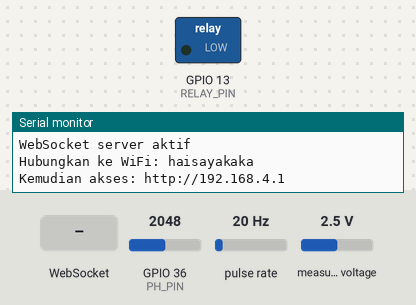
The sketch below on a simulated ESP32. Parts: switched loads named in the sketch (green lamp = pin HIGH), the last lines printed to the serial monitor. Wiring (inferred from the names in the program): pulse sensor: data GPIO 34. The inputs (shaded band) are chosen by the test bench; at power-on: GPIO 36 (PH_PIN) = 2048, pulse rate 20 Hz, measured voltage 2.5 V.

Above: at 3.2 s.
3.3 s: WebSocket text "toggleRelay" received
At 3.7 s:
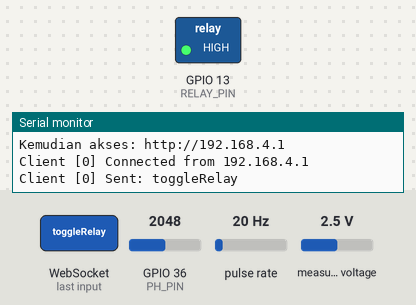
4.9 s: WebSocket text "ON" received
6.4 s: WebSocket text "resetFlow" received
Timing chart, 0 to 9.4 s (numbered marks = the images above; inputs shaded):
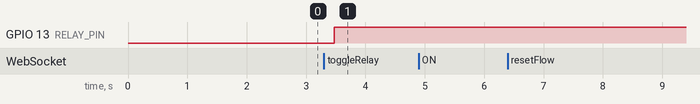

Measured:
- after the input at 3.3 s, GPIO 13 (RELAY_PIN): LOW → HIGH after 0.17 s

The sketch:

esp32.ino
```cpp
#include <WiFi.h>
#include <WebSocketsServer.h>
#include <Wire.h>
#include <Adafruit_ADS1X15.h>
#include <ESPAsyncWebServer.h>

// WiFi Credentials untuk Access Point
const char* ssid = "haisayakaka";
const char* password = "12345678";

// WebSocket Server pada port 81
WebSocketsServer webSocket = WebSocketsServer(81);

// HTTP Server pada port 80
AsyncWebServer server(80);

// ADS1115
Adafruit_ADS1115 ads;

// Pin Configuration
const int PH_PIN = 36;         // GPIO36 untuk pH
const int RELAY_PIN = 13;      // GPIO13 untuk relay pompa
const int SENSOR = 34;         // GPIO34 untuk water flow sensor

// Sampling Configuration
const int SAMPLES = 10;
const float VOLTAGE_REF = 3.3 - 0.1;

// pH Calibration
const float PH7_VOLTAGE = 2.5;
const float PH4_VOLTAGE = 3.0;
const float VOLTAGE_PER_PH = (PH4_VOLTAGE - PH7_VOLTAGE) / 3;

// TDS Configuration
const int SCOUNT = 30;
int16_t analogBuffer[SCOUNT];
int16_t analogBufferTemp[SCOUNT];
int analogBufferIndex = 0;
float temperature = 25;

// Water Flow Configuration
volatile byte pulseCount;
float calibrationFactor = 8;
float flowRate = 0.0;
float totalLitres = 0.0;
unsigned long lastFlowTime = 0;

// Variables for readings
float avgVoltagePH = 0.0;
float phValue = 0.0;
String phStatus = "";
float tdsValue = 0.0;
float tdsVoltage = 0.0;
bool relayStatus = false;

// HTML dan JavaScript untuk klien
const char index_html[] PROGMEM = R"rawliteral(
<!DOCTYPE HTML>
<html>
<head>
  <title>ESP32 pH, TDS & Flow Monitor</title>
  <meta name="viewport" content="width=device-width, initial-scale=1">
  <style>
    body { font-family: Arial; text-align: center; margin: 0px auto; padding: 15px; }
    .reading { font-size: 2.8rem; }
    .card { background-color: white; box-shadow: 0px 0px 10px 1px rgba(0,0,0,0.1);
            border-radius: 10px; padding: 15px; margin: 20px; }
    .status { font-size: 1.2rem; margin: 10px; }
    .button { background-color: #4CAF50; border: none; color: white; padding: 15px 32px;
              text-align: center; text-decoration: none; display: inline-block;
              font-size: 16px; margin: 4px 2px; cursor: pointer; border-radius: 4px; }
    .button-off { background-color: #f44336; }
  </style>
</head>
<body>
  <div class="card">
    <h2>pH Sensor Monitor</h2>
    <div class="reading">pH: <span id="ph">0.00</span></div>
    <div class="status">Status: <span id="status">Waiting...</span></div>
    <div class="status">Voltage: <span id="voltage">0.000</span> V</div>
  </div>

  <div class="card">
    <h2>TDS Sensor Monitor</h2>
    <div class="reading">TDS: <span id="tds">0</span> ppm</div>
    <div class="status">Voltage: <span id="tdsVoltage">0.000</span> V</div>
  </div>

  <div class="card">
    <h2>Water Flow Monitor</h2>
    <div class="reading">Flow Rate: <span id="flowrate">0.00</span> L/min</div>
    <div class="reading">Total: <span id="totallitres">0.00</span> L</div>
    <button class="button" onclick="sendResetFlow()">Reset Water Flow</button>
  </div>

  <div class="card">
    <h2>Kontrol Pompa Air</h2>
    <button class="button" id="relayButton" onclick="sendToggleRelay()">NYALAKAN POMPA</button>
  </div>

  <script>
    var websocket;
    var gateway = `ws://${window.location.hostname}:81/`;

    function initWebSocket() {
      websocket = new WebSocket(gateway);
      websocket.onopen = function() {
        console.log("WebSocket Connected");
      };
      websocket.onclose = function() {
        console.log("WebSocket Disconnected");
        setTimeout(initWebSocket, 2000);
      };
      websocket.onerror = function(error) {
        console.error("WebSocket Error: ", error);
      };
      websocket.onmessage = function(event) {
        try {
          var data = JSON.parse(event.data);
          document.getElementById("ph").innerHTML = data.ph;
          document.getElementById("status").innerHTML = data.phStatus;
          document.getElementById("voltage").innerHTML = data.phVoltage;
          document.getElementById("tds").innerHTML = data.tds;
          document.getElementById("tdsVoltage").innerHTML = data.tdsVoltage;
          document.getElementById("flowrate").innerHTML = data.flowRate;
          document.getElementById("totallitres").innerHTML = data.totalLitres;
          updateRelayButton(data.relay === "ON");
        } catch (e) {
          console.error("Error parsing message: ", e);
        }
      };
    }

    function sendToggleRelay() {
      websocket.send("toggleRelay");
    }

    function sendResetFlow() {
      websocket.send("resetFlow");
    }

    function updateRelayButton(isOn) {
      var button = document.getElementById("relayButton");
      if(isOn) {
        button.innerHTML = "MATIKAN POMPA";
        button.classList.add("button-off");
      } else {
        button.innerHTML = "NYALAKAN POMPA";
        button.classList.remove("button-off");
      }
    }

    window.onload = initWebSocket;
  </script>
</body>
</html>
)rawliteral";

// Water Flow Interrupt Handler
void IRAM_ATTR pulseCounter() {
  pulseCount++;
}

// TDS Functions
int getMedianNum(int16_t bArray[], int iFilterLen) {
  int16_t bTab[iFilterLen];
  for (byte i = 0; i < iFilterLen; i++)
    bTab[i] = bArray[i];
  int i, j;
  int16_t bTemp;
  for (j = 0; j < iFilterLen - 1; j++) {
    for (i = 0; i < iFilterLen - j - 1; i++) {
      if (bTab[i] > bTab[i + 1]) {
        bTemp = bTab[i];
        bTab[i] = bTab[i + 1];
        bTab[i + 1] = bTemp;
      }
    }
  }
  if ((iFilterLen & 1) > 0)
    bTemp = bTab[(iFilterLen - 1) / 2];
  else
    bTemp = (bTab[iFilterLen / 2] + bTab[iFilterLen / 2 - 1]) / 2;
  return bTemp;
}

void readTDS() {
  static unsigned long analogSampleTimepoint = millis();

  if (millis() - analogSampleTimepoint > 40U) {
    analogSampleTimepoint = millis();
    int16_t reading = ads.readADC_SingleEnded(0);
    if (reading >= 0) {
      analogBuffer[analogBufferIndex] = reading;
      analogBufferIndex++;
      if (analogBufferIndex >= SCOUNT)
        analogBufferIndex = 0;
    } else {
      Serial.println("Error: Failed to read TDS from ADS1115");
    }
  }

  static unsigned long printTimepoint = millis();
  if (millis() - printTimepoint > 800U) {
    printTimepoint = millis();
    for (int copyIndex = 0; copyIndex < SCOUNT; copyIndex++)
      analogBufferTemp[copyIndex] = analogBuffer[copyIndex];

    int medianValue = getMedianNum(analogBufferTemp, SCOUNT);
    tdsVoltage = ads.computeVolts(medianValue);

    if (tdsVoltage >= 0) {
      float compensationCoefficient = 1.0 + 0.02 * (temperature - 25.0);
      float compensationVoltage = tdsVoltage / compensationCoefficient;
      tdsValue = (133.42 * pow(compensationVoltage, 3) - 255.86 * pow(compensationVoltage, 2) + 857.39 * compensationVoltage) * 0.5;
    } else {
      tdsValue = -1;
      Serial.println("Error: Invalid TDS voltage");
    }
  }
}

// pH Functions
float readPHVoltage() {
  float voltage = 0.0;
  int samples[SAMPLES];

  for (int i = 0; i < SAMPLES; i++) {
    samples[i] = analogRead(PH_PIN);
    if (samples[i] < 0) {
      Serial.println("Error: Failed to read pH sensor");
      return -1;
    }
    delay(10);
  }

  for (int i = 0; i < SAMPLES - 1; i++) {
    for (int j = i + 1; j < SAMPLES; j++) {
      if (samples[i] > samples[j]) {
        int temp = samples[i];
        samples[i] = samples[j];
        samples[j] = temp;
      }
    }
  }

  int validSamples = SAMPLES - 4;
  float avgValue = 0;
  for (int i = 2; i < SAMPLES - 2; i++) {
    avgValue += samples[i];
  }

  voltage = (avgValue / validSamples) * (VOLTAGE_REF / 4095.0);
  return voltage;
}

float voltageToPH(float voltage) {
  if (voltage < 0) return -1;
  return 7.0 + ((PH7_VOLTAGE - voltage) / VOLTAGE_PER_PH);
}

// Fungsi untuk mengirim data ke semua klien WebSocket
void sendData() {
  String json = "{";
  json += "\"ph\":\"" + String(phValue, 2) + "\",";
  json += "\"phStatus\":\"" + phStatus + "\",";
  json += "\"phVoltage\":\"" + String(avgVoltagePH, 3) + "\",";
  json += "\"tds\":\"" + String(tdsValue, 0) + "\",";
  json += "\"tdsVoltage\":\"" + String(tdsVoltage, 3) + "\",";
  json += "\"flowRate\":\"" + String(flowRate, 2) + "\",";
  json += "\"totalLitres\":\"" + String(totalLitres, 2) + "\",";
  json += "\"relay\":\"" + String(relayStatus ? "ON" : "OFF") + "\"";
  json += "}";
  webSocket.broadcastTXT(json);
}

// Callback untuk event WebSocket
void onWebSocketEvent(uint8_t num, WStype_t type, uint8_t * payload, size_t length) {
  switch (type) {
    case WStype_DISCONNECTED:
      Serial.printf("Client [%u] Disconnected!\n", num);
      break;
    case WStype_CONNECTED:
      Serial.printf("Client [%u] Connected from %s\n", num, WiFi.softAPIP().toString().c_str());
      sendData();
      break;
    case WStype_TEXT: {
      // Tambahkan scope dengan kurung kurawal
      String message = String((char*)payload);
      Serial.printf("Client [%u] Sent: %s\n", num, message.c_str());
      if (message == "toggleRelay") {
        relayStatus = !relayStatus;
        digitalWrite(RELAY_PIN, relayStatus);
        sendData();
      } else if (message == "resetFlow") {
        totalLitres = 0;
        sendData();
      }
      break;
    }
    case WStype_ERROR:
      Serial.printf("Client [%u] Error!\n", num);
      break;
  }
}

void setup() {
  Serial.begin(115200);

  // Inisialisasi pin
  pinMode(RELAY_PIN, OUTPUT);
  pinMode(SENSOR, INPUT_PULLUP);
  digitalWrite(RELAY_PIN, LOW);

  // Inisialisasi Water Flow
  pulseCount = 0;
  flowRate = 0.0;
  totalLitres = 0.0;
  lastFlowTime = 0;
  if (digitalPinToInterrupt(SENSOR) == NOT_AN_INTERRUPT) {
    Serial.println("Error: Water flow sensor pin does not support interrupts");
  } else {
    attachInterrupt(digitalPinToInterrupt(SENSOR), pulseCounter, FALLING);
  }

  // Inisialisasi I2C untuk ADS1115
  Wire.begin(21, 22);
  if (!ads.begin()) {
    Serial.println("Error: Failed to initialize ADS1115!");
    while (1);
  }
  ads.setGain(GAIN_ONE);

  analogSetWidth(12);
  analogSetAttenuation(ADC_11db);

  // Mengatur ESP32 sebagai Access Point
  Serial.println("Mengatur Access Point...");
  WiFi.mode(WIFI_AP);
  if (!WiFi.softAP(ssid, password)) {
    Serial.println("Error: Failed to start Access Point!");
    while (1);
  }
  IPAddress myIP = WiFi.softAPIP();
  Serial.print("AP IP Address: ");
  Serial.println(myIP);

  // Memulai HTTP Server untuk menyajikan HTML
  server.on("/", HTTP_GET, [](AsyncWebServerRequest *request){
    request->send_P(200, "text/html", index_html);
  });
  server.begin();
  Serial.println("HTTP server aktif");

  // Memulai WebSocket server
  webSocket.begin();
  webSocket.onEvent(onWebSocketEvent);
  Serial.println("WebSocket server aktif");
  Serial.print("Hubungkan ke WiFi: ");
  Serial.println(ssid);
  Serial.print("Kemudian akses: http://");
  Serial.println(myIP);

  delay(2000);
}

void loop() {
  webSocket.loop();  // Tangani koneksi WebSocket

  // Read pH
  avgVoltagePH = readPHVoltage();
  if (avgVoltagePH >= 0) {
    phValue = voltageToPH(avgVoltagePH);
    if (phValue < 0 || phValue > 14) {
      phStatus = "Error: Pembacaan tidak valid";
    } else if (phValue < 6.5) {
      phStatus = "Asam";
    } else if (phValue > 7.5) {
      phStatus = "Basa";
    } else {
      phStatus = "Netral";
    }
  } else {
    phValue = -1;
    phStatus = "Error: Sensor pH gagal";
  }

  // Read TDS
  readTDS();

  // Calculate Water Flow
  if (millis() - lastFlowTime > 1000) {
    detachInterrupt(digitalPinToInterrupt(SENSOR));

    flowRate = ((1000.0 / (millis() - lastFlowTime)) * pulseCount) / calibrationFactor;
    if (flowRate >= 0) {
      float flowLitres = (flowRate / 60);
      totalLitres += flowLitres;
    } else {
      Serial.println("Error: Invalid flow rate calculation");
    }

    pulseCount = 0;
    lastFlowTime = millis();

    attachInterrupt(digitalPinToInterrupt(SENSOR), pulseCounter, FALLING);
  }

  // Kirim data ke semua klien setiap 2 detik
  static unsigned long lastUpdate = 0;
  if (millis() - lastUpdate > 2000) {
    sendData();
    lastUpdate = millis();
  }

  delay(100);  // Hindari CPU overload
}
```
